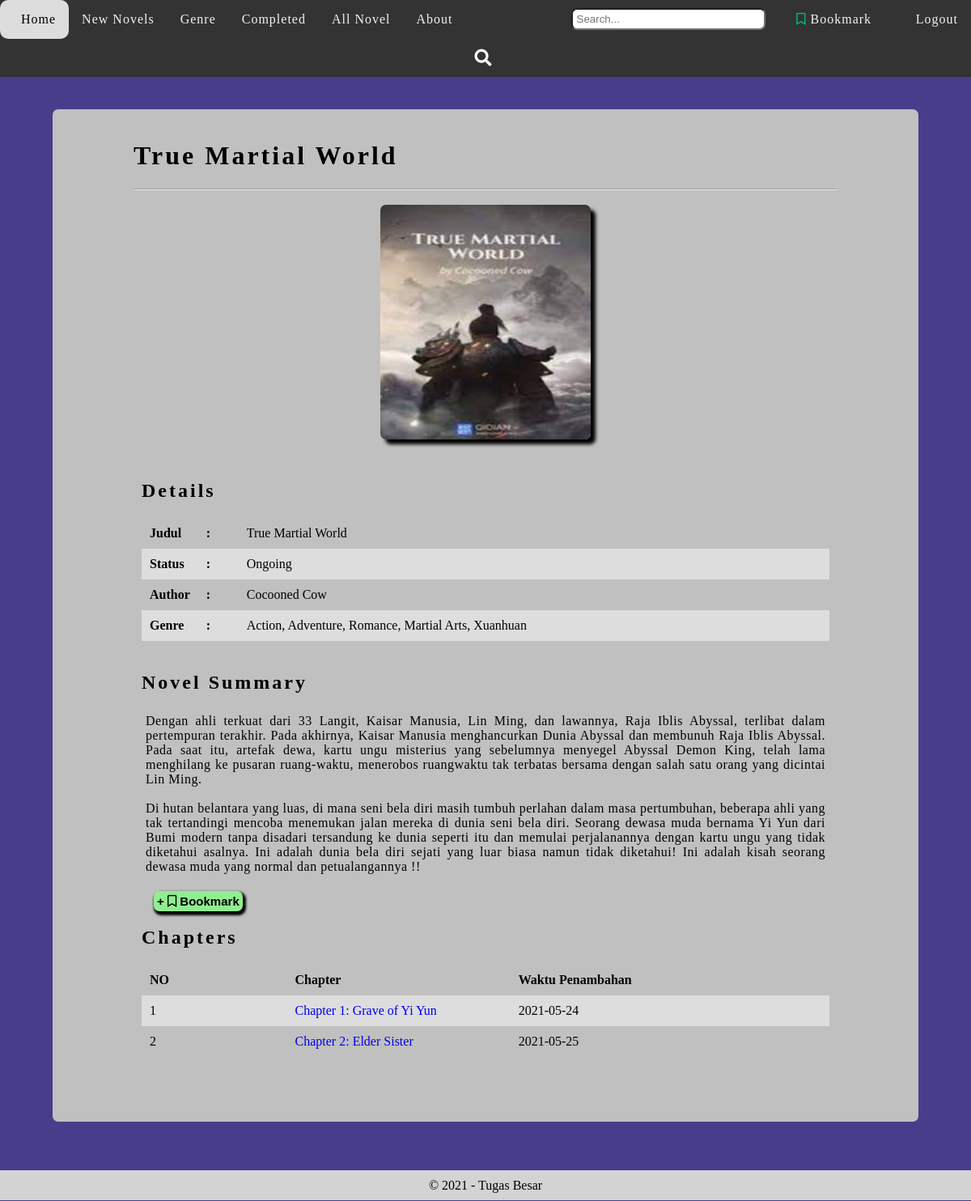
Screenshot of /NOVEL.php?id_novel=IDN-10 (signed in) with the database file from the repository.
### tables this page shows
CREATE TABLE `tb_chapters` (
  `id_ch` int(100) NOT NULL,
  `id_novel` varchar(100) NOT NULL,
  `no` varchar(30) NOT NULL,
  `chapter` varchar(100) NOT NULL,
  `isi` text NOT NULL,
  `tgl_masuk` date NOT NULL
);

CREATE TABLE `tb_novels` (
  `id_novel` varchar(30) NOT NULL,
  `judul_novel` varchar(50) NOT NULL,
  `gambar_novel` varchar(50) NOT NULL,
  `author_novel` varchar(50) NOT NULL,
  `status_novel` varchar(30) NOT NULL,
  `genre_novel` varchar(100) NOT NULL,
  `deskripsi_novel` text NOT NULL
);

### NOVEL.php (the view, shortened to what this page needs)
<?php
include('db/koneksi.php');
?>
<html>
<head>
  <link rel="stylesheet" href="https://pro.fontawesome.com/releases/v5.10.0/css/all.css"
 />
</head>
<body>
<div class="topnav">
<?php
  if (isset($_SESSION['user'])){
    echo "<a href='LOGOUT.php' style='float:right;'><span class='iout'><i class='fad fa-sign-out-alt'></i></span>Logout</a>
          <a href='BOOKMARK.php' style='float:right;'><span class='ibookmark'><i class='far fa-bookmark'></i></span>Bookmark</a>";
  }
  else{
    echo "<a href='LOGIN.php' style='margin-left: 50px; float:right;'><span class='iuser'><i class='fas fa-user'></i></span>Login</a>";
  }
?>
  <a href="HOME.php"><span class='ihome'><i class="fas fa-home-lg"></i></span>Home</a>
  <a href="NEW NOVELS.php">New Novels</a>
  <a href="GENRE.php">Genre</a>
  <a href="COMPLETED.php">Completed</a>
  <a href="AllNovel.php">All Novel</a>
  <a href="ABOUT.php">About</a>
  <form method="GET" action="AllNovel.php">
    <input class="src" type="text" name="keyword" placeholder="Search...">
    <button class="isrc" type="submit" name="cari" style="width: 30px;"><i class="fas fa-search"></i></button>
  </form>
</div>
<div class="konten">
  <?php
    $id = $_GET['id_novel'];
    if (isset($_GET['cari'])){
      $key = $_GET['keyword'];
      $cari = "SELECT * FROM tb_novels where judul_novel LIKE '%$key%'" ;
    }else{
      $cari = "SELECT tb_novels.*,tb_chapters.* FROM tb_novels,tb_chapters WHERE tb_novels.id_novel = '$id' AND tb_novels.id_novel=tb_chapters.id_novel";
    }
    $tampil = mysqli_query($koneksi, $cari);
    while ($data = mysqli_fetch_assoc($tampil)){
      ?>
  <br>
  <h1 style="letter-spacing: 3px;"><?php echo $data['judul_novel']; ?></h1>
  <hr>
<div class="row">
      <div class="column">
        <img src="foto/<?php echo $data['gambar_novel']; ?>" alt="" class="gambar" style="display:block; margin-left:auto; margin-right:auto; border-radius: 7px; box-shadow: 6px 6px 4px black;">
      </div>
</div>
      <div class="column1">
        <h2 style="letter-spacing: 3px;">Details</h2>
        <table>
          <tr>
            <th>Judul</th>
            <th>:</th>
            <td><?php echo $data['judul_novel']; ?></td>
          </tr>
          <tr>
            <th>Status</th>
            <th>:</th>
            <td><?php echo $data['status_novel']; ?></td>
          </tr>
          <tr>
            <th>Author</th>
            <th>:</th>
            <td><?php echo $data['author_novel']; ?></td>
          </tr>
          <tr>
            <th>Genre</th>
            <th>:</th>
            <td><?php echo $data['genre_novel']; ?></td>
          </tr>
        </table><br>
        <h2 style="letter-spacing: 3px;">Novel Summary</h2>
        <p style="text-align: justify; padding: 5px; letter-spacing: 0.5px;"><?php echo $data['deskripsi_novel']; ?></p>
        <?php
        if (isset($_SESSION['user'])){
          $bk = 0;
          $idn = $_GET['id_novel'];
          if ($bk == 0){
            echo "<a href='Tambah Bookmark.php?id_novel=".$idn."'><button class='addbk'>+ <i class='far fa-bookmark'></i> Bookmark</button></a>";
          }
          else{
            echo "<span style='margin-left:15px;'><i class='far fa-bookmark'><b> Added</b></i></span>";
          }
        }
        ?>
        <h2 style="letter-spacing: 3px;">Chapters</h2>
        <table>
          <tr>
            <th>NO</th>
            <th>Chapter</th>
            <th>Waktu Penambahan</th>
          </tr>
          <?php
          $no = 1;
          $tampil = mysqli_query($koneksi, "SELECT tb_novels.*,tb_chapters.* FROM tb_novels,tb_chapters WHERE tb_novels.id_novel = '$id' AND tb_novels.id_novel=tb_chapters.id_novel");
          while ($data = mysqli_fetch_assoc($tampil)){
            ?>
              <tr>
                <td><?php echo $no; ?></td>
                <td><?php echo "<a href='ISI CHAPTER.php?id_novel=".$data['id_novel']." && no=".$data['no']."'>".$data['chapter']."</a>"; ?></td>
                <td><?php echo $data['tgl_masuk']; ?></td>
              </tr>
              <?php $no++; ?>
          <?php
            } ?>
        </table>
      </div>
  <?php
    } ?>
</div>
<div class="footer">
  <p style="padding: 10px;">&copy; 2021 - Tugas Besar</p>
</div>
</body>
</html>

### NOVEL.php (style rules this page uses)
* { box-sizing: border-box; }
body { margin: 0; height: 100%; background-color: #483D8B; }
.konten { margin-top: 40px; margin-left: 65px; margin-right: 65px; margin-bottom: 60px; background: #C0C0C0; padding-right: 100px; padding-left: 100px; padding-bottom: 70px; border-radius: 7px; min-height: 100%; position: relative; }
.topnav { overflow: hidden; background-color: #333; }
.topnav a { float: left; display: block; color: #f2f2f2; text-align: center; padding: 15px 16px; text-decoration: none; letter-spacing: 1px; }
.column { width: 100%; height: 320px; padding: 10px; }
.column1 { width: 100%; padding: 10px; }
.row:after { content: ""; display: table; clear: both; }
img { width: 260px; height: 290px; }
.footer { background-color: #D3D3D3; height: 37px; text-align: center; }
table { border-collapse: collapse; width: 100%; }
tr:nth-child(even) { background-color:#ddd; }
th { text-align: left; padding: 10px; width: 50px; }
td { text-align: left; align: left; padding: 10px; }
a { text-decoration: none; }
.src { float: left; margin: 10px 0px 10px 10px; height: 27px; width: 20%; border-radius: 7px; padding: 5px; margin-left: 130px; }
.isrc { float: left; margin: 9px 25px 9px 5px; height: 30px; border:none; color: white; font-size: 21px; background-color: #333; cursor: pointer; }
.ibookmark { margin: 1px 5px; border:none; color: #00bc8c; font-size: 15px; background-color: #333; border-radius: 50%; }
.iout { margin: 1px 5px; border:none; color: red; font-size: 15px; background-color: #333; border-radius: 50%; }
.addbk { margin-left:15px; padding : 4px; font-size: 15px; border: none; border-radius: 7px; background-color: lightgreen; font-weight: bold; box-shadow: 2px 3px 3px 2px black; }

### rows the page displays
tb_chapters: id_novel.judul_novel "True Martial World", id_novel.gambar_novel (picture), id_novel.status_novel "Ongoing", id_novel.author_novel "Cocooned Cow", id_novel.genre_novel "Action, Adventure, Romance, Martial Arts, Xuanhuan", id_novel.deskripsi_novel "Dengan ahli terkuat dari 33 Langit, Kaisar Manusia, Lin Ming, dan lawannya, Raja Iblis Abyssal, terlibat dalam pertempuran terakhir. Pada akhirnya, Kaisar Manusia menghancurkan Dunia Abyssal dan membunuh Raja Iblis Abyssal. Pada saat itu, artefak dewa, kartu ungu misterius yang sebelumnya menyegel Abyssal Demon King, telah lama menghilang ke pusaran ruang-waktu, menerobos ruangwaktu tak terbatas bersama dengan salah satu orang yang dicintai Lin Ming. Di hutan belantara yang luas, di mana seni bela diri masih tumbuh perlahan dalam masa pertumbuhan, beberapa ahli yang tak tertandingi mencoba menemukan jalan mereka di dunia seni bela diri. Seorang dewasa muda bernama Yi Yun dari Bumi modern…", chapter "Chapter 1: Grave of Yi Yun", tgl_masuk "2021-05-24"
tb_chapters: chapter "Chapter 2: Elder Sister", tgl_masuk "2021-05-25"
